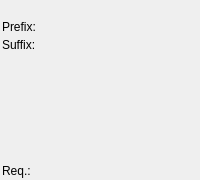
<?xml version="1.0" encoding="UTF-8"?>
<ui version="4.0">
 <class>ItemPropertiesWidget</class>
 <widget class="QWidget">
  <layout class="QVBoxLayout">
   <property name="spacing">
    <number>4</number>
   </property>
   <property name="leftMargin">
    <number>2</number>
   </property>
   <property name="topMargin">
    <number>2</number>
   </property>
   <property name="rightMargin">
    <number>2</number>
   </property>
   <property name="bottomMargin">
    <number>2</number>
   </property>
   <item>
    <layout class="QGridLayout">
     <item row="1" column="0">
      <widget class="QLabel" name="itemDAMLabel"/>
     </item>
     <item row="1" column="1">
      <widget class="QLabel" name="itemDAMText"/>
     </item>
     <item row="2" column="0">
      <widget class="QLabel" name="itemPrePowerLabel">
       <property name="text">
        <string>Prefix:</string>
       </property>
      </widget>
     </item>
     <item row="2" column="1">
      <widget class="QLabel" name="itemPrePowerText"/>
     </item>
     <item row="3" column="0">
      <widget class="QLabel" name="itemSufPowerLabel">
       <property name="text">
        <string>Suffix:</string>
       </property>
      </widget>
     </item>
     <item row="3" column="1">
      <widget class="QLabel" name="itemSufPowerText"/>
     </item>
     <item row="4" column="0">
      <widget class="QLabel" name="itemUniquePower1Label"/>
     </item>
     <item row="4" column="1">
      <widget class="QLabel" name="itemUniquePower1Text"/>
     </item>
     <item row="5" column="0">
      <widget class="QLabel" name="itemUniquePower2Label"/>
     </item>
     <item row="5" column="1">
      <widget class="QLabel" name="itemUniquePower2Text"/>
     </item>
     <item row="6" column="0">
      <widget class="QLabel" name="itemUniquePower3Label"/>
     </item>
     <item row="6" column="1">
      <widget class="QLabel" name="itemUniquePower3Text"/>
     </item>
     <item row="7" column="0">
      <widget class="QLabel" name="itemUniquePower4Label"/>
     </item>
     <item row="7" column="1">
      <widget class="QLabel" name="itemUniquePower4Text"/>
     </item>
     <item row="8" column="0">
      <widget class="QLabel" name="itemUniquePower5Label"/>
     </item>
     <item row="8" column="1">
      <widget class="QLabel" name="itemUniquePower5Text"/>
     </item>
     <item row="9" column="0">
      <widget class="QLabel" name="itemUniquePower6Label"/>
     </item>
     <item row="9" column="1">
      <widget class="QLabel" name="itemUniquePower6Text"/>
     </item>
     <item row="10" column="0">
      <widget class="QLabel" name="itemRequirementsLabel">
       <property name="text">
        <string>Req.:</string>
       </property>
      </widget>
     </item>
     <item row="10" column="1">
      <widget class="QLabel" name="itemRequirementsText"/>
     </item>
    </layout>
   </item>
  </layout>
 </widget>
 <resources/>
 <connections/>
</ui>
